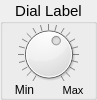
<?xml version="1.0" encoding="UTF-8"?>
<ui version="4.0">
 <class>Form</class>
 <widget class="QWidget" name="Form">
  <property name="geometry">
   <rect>
    <x>0</x>
    <y>0</y>
    <width>81</width>
    <height>100</height>
   </rect>
  </property>
  <property name="maximumSize">
   <size>
    <width>100</width>
    <height>135</height>
   </size>
  </property>
  <property name="windowTitle">
   <string>Form</string>
  </property>
  <layout class="QVBoxLayout" name="verticalLayout">
   <property name="leftMargin">
    <number>0</number>
   </property>
   <property name="topMargin">
    <number>0</number>
   </property>
   <property name="rightMargin">
    <number>0</number>
   </property>
   <property name="bottomMargin">
    <number>0</number>
   </property>
   <item>
    <widget class="QGroupBox" name="box">
     <property name="minimumSize">
      <size>
       <width>0</width>
       <height>100</height>
      </size>
     </property>
     <property name="font">
      <font>
       <family>Arial</family>
       <pointsize>11</pointsize>
      </font>
     </property>
     <property name="title">
      <string>Dial Label</string>
     </property>
     <property name="alignment">
      <set>Qt::AlignCenter</set>
     </property>
     <layout class="QVBoxLayout" name="verticalLayout_2">
      <property name="leftMargin">
       <number>0</number>
      </property>
      <property name="topMargin">
       <number>0</number>
      </property>
      <property name="rightMargin">
       <number>0</number>
      </property>
      <property name="bottomMargin">
       <number>0</number>
      </property>
      <item>
       <widget class="QDial" name="dial">
        <property name="minimumSize">
         <size>
          <width>60</width>
          <height>60</height>
         </size>
        </property>
        <property name="maximumSize">
         <size>
          <width>94</width>
          <height>94</height>
         </size>
        </property>
        <property name="minimum">
         <number>-500</number>
        </property>
        <property name="maximum">
         <number>500</number>
        </property>
        <property name="singleStep">
         <number>50</number>
        </property>
        <property name="value">
         <number>100</number>
        </property>
        <property name="sliderPosition">
         <number>100</number>
        </property>
        <property name="invertedAppearance">
         <bool>false</bool>
        </property>
        <property name="invertedControls">
         <bool>false</bool>
        </property>
        <property name="wrapping">
         <bool>false</bool>
        </property>
        <property name="notchTarget">
         <double>0.000000000000000</double>
        </property>
        <property name="notchesVisible">
         <bool>true</bool>
        </property>
       </widget>
      </item>
      <item>
       <layout class="QHBoxLayout" name="horizontalLayout">
        <item>
         <widget class="QLabel" name="label_min">
          <property name="font">
           <font>
            <family>Arial</family>
            <pointsize>9</pointsize>
           </font>
          </property>
          <property name="text">
           <string>Min</string>
          </property>
          <property name="alignment">
           <set>Qt::AlignCenter</set>
          </property>
         </widget>
        </item>
        <item>
         <widget class="QLabel" name="label_max">
          <property name="font">
           <font>
            <family>Arial</family>
            <pointsize>8</pointsize>
           </font>
          </property>
          <property name="text">
           <string>Max</string>
          </property>
          <property name="alignment">
           <set>Qt::AlignCenter</set>
          </property>
         </widget>
        </item>
       </layout>
      </item>
     </layout>
    </widget>
   </item>
  </layout>
 </widget>
 <resources/>
 <connections/>
</ui>
